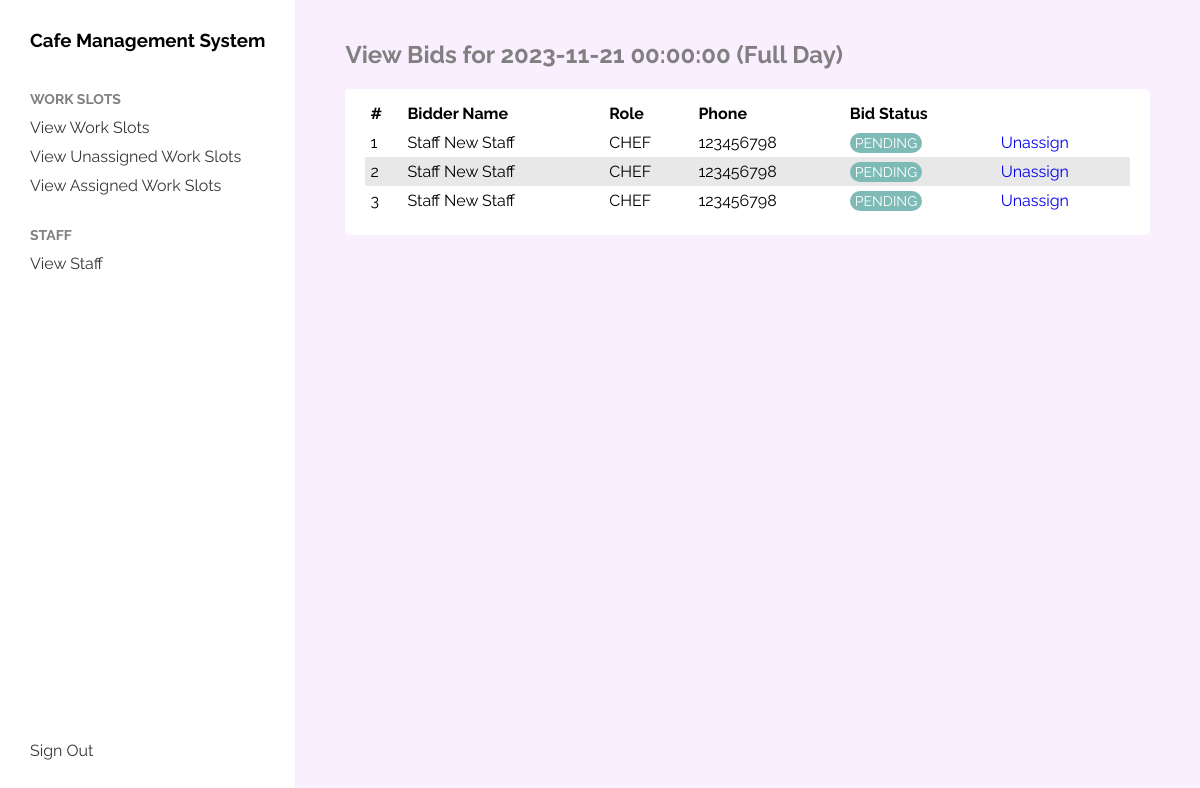
The page /manager/view-bids/3 on the database its author committed.
### tables this page shows
CREATE TABLE bids (
	id INTEGER NOT NULL, 
	work_slot_id INTEGER, 
	bidder_id INTEGER, 
	status VARCHAR(20), 
	PRIMARY KEY (id), 
	FOREIGN KEY(work_slot_id) REFERENCES work_slot (id), 
	FOREIGN KEY(bidder_id) REFERENCES user (id)
);

CREATE TABLE user (
	id INTEGER NOT NULL, 
	first_name VARCHAR(30), 
	last_name VARCHAR(30), 
	"desc" TEXT, 
	phone VARCHAR(20), 
	user_id VARCHAR(30), 
	password VARCHAR(50), 
	user_type VARCHAR(10), 
	role VARCHAR(20), 
	account_status VARCHAR(10), job_title VARCHAR(255), 
	PRIMARY KEY (id)
);

### application/boundary/cafe_manager.py (the view)
@manager.route("/view-bids/<int:slot_id>")
def view_bids(slot_id):
    getBids = GetBidsForSlotController()
    getWorkSlot = GetWorkSlotByIdController()
    work_slot = getWorkSlot.getWorkSlotById(slot_id)
    bids = getBids.getBidsForSlot(slot_id)
    return render_template("./cafe_manager/view_bids.html"
                           , title=f"View Bids for {work_slot[1]} ({work_slot[2]})"
                           , bids=bids)

### application/control/BidController.py (called while the page is built)
    def getBidsForSlot(self, slot_id):
        return self.entity.getBidsForSlot(slot_id)

### application/control/WorkSlotController.py (called while the page is built)
    def getWorkSlotById(self, slot_id):
        slot = self.entity.getWorkSlotById(slot_id=slot_id)
        list_slot = [slot[0], datetime.datetime.strptime(slot[1], '%Y-%m-%d %H:%M:%S'), slot[2]]
        return list_slot

### application/entity/BidEntity.py (called while the page is built)
    def getBidsForSlot(self, slot_id):
        query = f"select first_name, last_name, role, phone, status, work_slot_id, bidder_id, sa.user_id from bids b inner join user u on u.id = b.bidder_id inner join work_slot ws on ws.id = b.work_slot_id left join slot_assignments sa on u.id = sa.user_id where b.work_slot_id = {slot_id}"
        rows = self.cursor.execute(query).fetchall()
        return rows

### application/entity/WorkSlotEntity.py (called while the page is built)
    def getWorkSlotById(self, slot_id):
        query = f"SELECT * FROM work_slot WHERE id={slot_id}"
        rows = self.cursor.execute(query).fetchone()
        return rows

### application/boundary/templates/cafe_manager/view_bids.html (shortened to what this page needs)
{% extends "./cafe_manager/base.html" %}
{% block content %}
    <table cellspacing="0">
        <thead>
            <tr>
                <th>#</th>
                <th>Bidder Name</th>
                <th>Role</th>
                <th>Phone</th>
                <th>Bid Status</th>
                <th></th>
            </tr>
        </thead>
        <tbody>
            {% for bid in bids %}
                <tr>
                    <td>{{ loop.index }}</td>
                    <td>{{ bid[0] }} {{ bid[1] }}</td>
                    <td>{{ bid[2] }}</td>
                    <td>{{ bid[3] }}</td>
                    <td>
                        <span class="bid-status {{ bid[4].lower() }}">
                            {{ bid[4] }}
                        </span>
                    </td>
                    {% if bid[6] == bid[7] %}
                        <td>
                            <a href="{{ url_for("boundary.manager.unassign_work_slot") }}?slot_id={{ bid[5] }}&user_id={{ bid[6] }}">Unassign</a>
                        </td>
                    {% else %}
                        <td>
                            <a href="{{ url_for("boundary.manager.assign_work_slot") }}?slot_id={{ bid[5] }}&user_id={{ bid[6] }}">Assign</a>
                        </td>
                    {% endif %}
                </tr>
            {% endfor %}
        </tbody>
    </table>
{% endblock %}

### application/boundary/templates/cafe_manager/base.html (shortened to what this page needs)
<!DOCTYPE html>
<html lang="en">
<head>
    <link rel="stylesheet" href="{{ url_for('boundary.static', filename='admin/base.css') }}">
</head>
<body>
    <section class="container">
        <aside class="side-bar flex-column">
            <div class="side-bar__header">
                <h3>Cafe Management System</h3>
            </div>
            <div class="side-bar__section">
                <span class="side-bar__section-heading">WORK SLOTS</span>
                <div class="side-bar__section-content flex-column">
                    <div class="side-bar__option">
                        <a href="{{ url_for('boundary.manager.view_work_slots' ) }}">View Work Slots</a>
                    </div>
                    <div class="side-bar__option">
                        <a href="{{ url_for('boundary.manager.view_unassigned_work_slots' ) }}">View Unassigned Work Slots</a>
                    </div>
                    <div class="side-bar__option">
                        <a href="{{ url_for('boundary.manager.view_assigned_work_slots' ) }}">View Assigned Work Slots</a>
                    </div>
                </div>
            </div>
            <div class="side-bar__section">
                <span class="side-bar__section-heading">STAFF</span>
                <div class="side-bar__section-content flex-column">
                    <div class="side-bar__option">
                        <a href="{{ url_for('boundary.manager.view_all_staff' ) }}">View Staff</a>
                    </div>
                </div>
            </div>
            <div class="side-bar__section section__signout">
                <div class="side-bar__section-content">
                    <div class="side-bar__option">
                        <a href="{{ url_for('boundary.auth.logout') }}">Sign Out</a>
                    </div>
                </div>
            </div>
        </aside>
        <main class="content">
            <div class="page__heading">
                <h1>{{ title }}</h1>
            </div>
            <div class="content__wrapper">
                {% block content %}
                {% endblock content %}
            </div>
        </main>
    </section>
</body>
</html>

### application/boundary/assets/admin/base.css (style rules this page uses)
.container { display: flex; height: 100vh; }
.side-bar { background-color: white; box-shadow: 2px 0 3px rgba(0, 0, 0, 0.05); padding: 10px 30px 30px; height: 100%; gap: 20px; }
.side-bar__section-heading { font-weight: bold; font-size: 14px; color: gray; }
.side-bar__section-content { gap: 10px; margin: 10px 0; }
.side-bar__option a { color: rgb(55, 55, 55); }
.section__signout { margin-top: auto; }
.content { background-color: rgb(249, 239, 255); flex: 1; padding: 20px 50px; height: inherit }
.page__heading { color: gray; }
.content__wrapper { background-color: white; width: 100%; border-radius: 5px; padding: 10px 20px 20px; }

### application/boundary/assets/base.css (style rules this page uses)
* { font-family: 'Raleway', sans-serif; box-sizing: border-box; }
body { margin: 0; }
.flex-column { display: flex; flex-direction: column; }
a { text-decoration: none; }

### application/boundary/templates/cafe_manager/view_bids.html (style rules this page uses)
table { width: 100%; text-align: left; }
td, th { margin: 0; padding: 5px; border: none; }
tr:nth-child(even) { background-color: #e8e8e8; }
.pending { background-color: #7ebbb7; }
.bid-status { padding: 2px 5px; font-size: 14px; border-radius: 100px; color: white; }

### rows shown on the page
bids: first_name "Staff", last_name "New Staff", role "CHEF", phone "123456798", status "PENDING"
bids: first_name "Staff", last_name "New Staff", role "CHEF", phone "123456798", status "PENDING"
bids: first_name "Staff", last_name "New Staff", role "CHEF", phone "123456798", status "PENDING"

### other values the page prints
{{ title }} "View Bids for 2023-11-21 00:00:00 (Full Day)"
